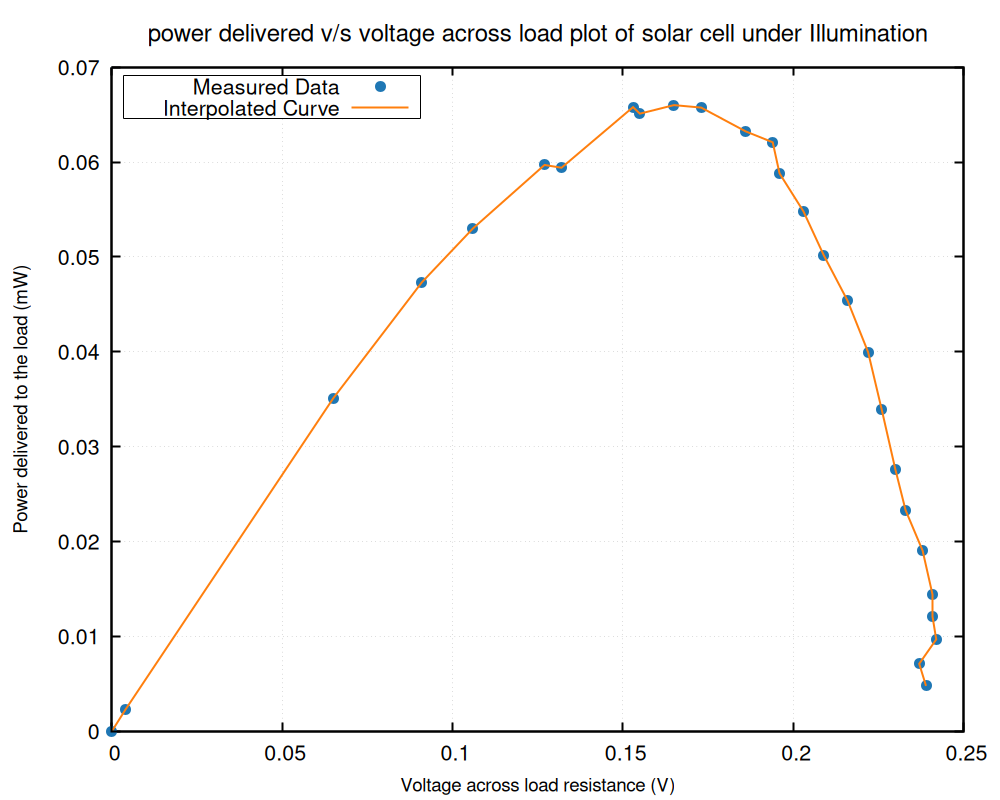

Write gnuplot code to recreate this figure.
set terminal pngcairo size 1000,800 enhanced font "Helvetica,16"
set output "pv.png"

set title "power delivered v/s voltage across load plot of solar cell under Illumination" font ",18"
set ylabel "Power delivered to the load (mW)" font ",14"
set xlabel "Voltage across load resistance (V)" font ",14"
set grid lc rgb "#aaaaaa" lw 1 lt 0
set border lw 2
set key top left box

set style line 1 lc rgb "#1f77b4" lw 2 pt 7 ps 1.5
set style line 2 lc rgb "#ff7f0e" lw 2

# Dotted reference lines at x=0 and y=0
set arrow from graph 0,first 0 to graph 1,first 0 nohead ls 3
set arrow from first 0,graph 0 to first 0,graph 1 nohead ls 3

plot "pv.dat" using 2:1 with points ls 1 title "Measured Data", \
     "pv.dat" using 2:1 with lines ls 2 title "Interpolated Curve"
